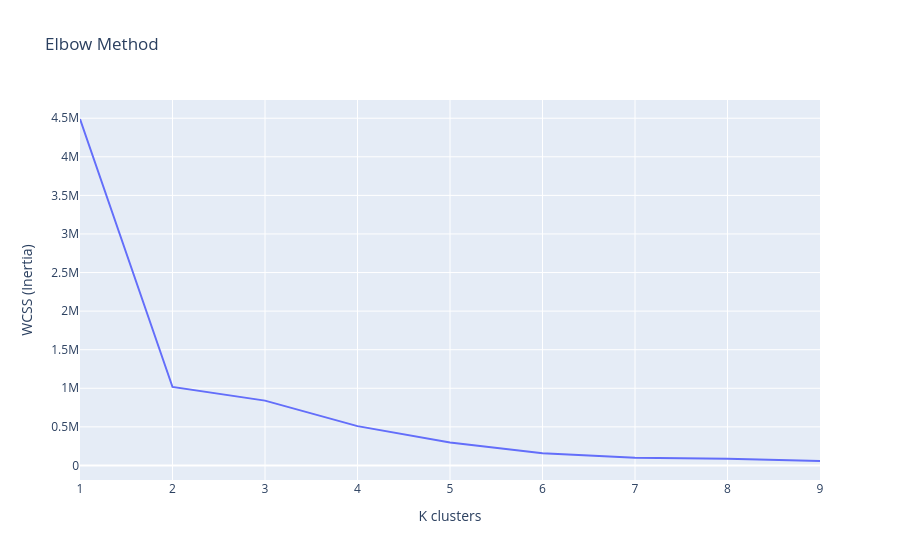

The cell this chart's notebook holds for it:
### Code cell
# Elbow Method
# Lista para armazenar os valores de inércia (WCSS)
n_clusters = range(1, 10)
kmeans = [KMeans(n_clusters=i, random_state=42).fit(X) for i in n_clusters]
wcss = [kmeans[i].inertia_ for i in range(len(kmeans))]

# Plotando o gráfico
pltdf = pd.DataFrame({'K clusters': n_clusters, 'WCSS (Inertia)': wcss})
px.line(pltdf, x='K clusters', y='WCSS (Inertia)', title='Elbow Method')

### Figure 1 — Plotly figure (JSON) as saved in the notebook; plotly's stock layout.template omitted (floating-point values rounded to 4 significant figures)
{"data": [{"hovertemplate": "K clusters=%{x}<br>WCSS (Inertia)=%{y}<extra></extra>", "legendgroup": "", "line": {"color": "#636efa", "dash": "solid"}, "marker": {"symbol": "circle"}, "mode": "lines", "name": "", "orientation": "v", "showlegend": false, "type": "scatter", "x": [1, 2, 3, 4, 5, 6, 7, 8, 9], "xaxis": "x", "y": [4490000.0, 1017000.0, 840100.0, 509200.0, 296500.0, 159000.0, 101000.0, 87070.0, 57400.0], "yaxis": "y"}], "layout": {"legend": {"tracegroupgap": 0}, "title": {"text": "Elbow Method"}, "xaxis": {"anchor": "y", "domain": [0, 1], "title": {"text": "K clusters"}}, "yaxis": {"anchor": "x", "domain": [0, 1], "title": {"text": "WCSS (Inertia)"}}}}
